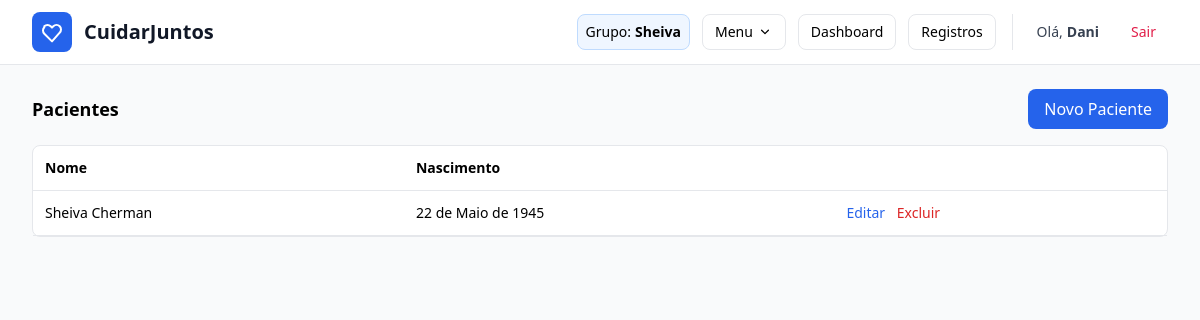
The page /care/patients/ (signed in) on the database its author committed.
### care/models.py (models this page shows, shortened)
class CareGroup(models.Model):
    name = models.CharField("Nome do grupo", max_length=120)
    patient = models.OneToOneField(
        Patient, on_delete=models.CASCADE, related_name="care_group"
    )
    created_by = models.ForeignKey(
        User, on_delete=models.SET_NULL, null=True, blank=True,
        related_name="created_groups"
    )
    created_at = models.DateTimeField(auto_now_add=True)
    join_code_hash = models.CharField("Senha do grupo", max_length=128, blank=True)

class Patient(models.Model):
    name = models.CharField("Nome", max_length=120)
    birth_date = models.DateField("Nascimento", null=True, blank=True)
    notes = models.TextField("Observações / Dados de saúde", blank=True)
    created_by = models.ForeignKey(
        User, on_delete=models.CASCADE, related_name="patients",
        null=True, blank=True, db_index=True
    )
    user = models.OneToOneField(
        User, on_delete=models.SET_NULL, related_name="as_patient",
        null=True, blank=True
    )

### care/views.py (the view)
# urls.py: path("patients/",                PatientList.as_view(),   name="patient-list"),
class PatientList(LoginRequiredMixin, ListView):
    model = Patient
    template_name = "care/patient_list.html"
    context_object_name = "patients"
    def get_queryset(self):
        if self.request.user.is_superuser:
            return Patient.objects.all().order_by("name")
        p = users_patient(self.request.user)
        return Patient.objects.filter(pk=p.pk) if p else Patient.objects.none()

### care/context_processors.py (called while the page is built)
def current_group(request):
    if not request.user.is_authenticated:
        return {"current_group": None, "current_group_membership": None}
    try:
        gm = GroupMembership.objects.select_related("group").get(user=request.user)
        return {"current_group": gm.group, "current_group_membership": gm}
    except GroupMembership.DoesNotExist:
        return {"current_group": None, "current_group_membership": None}

### care/views.py (called while the page is built)
def user_group(user):
    try:
        return user.group_membership
    except GroupMembership.DoesNotExist:
        return None

def users_patient(user):
    gm = user_group(user)
    return gm.group.patient if gm else None

### templates/care/patient_list.html (shortened to what this page needs)
{% extends 'base.html' %}
{% block content %}
<div class="mb-4 flex items-center justify-between">
  <h2 class="text-lg font-semibold">Pacientes</h2>
  <a href="{% url 'care:patient-create' %}" class="bg-blue-600 text-white px-4 py-2 rounded-lg">Novo Paciente</a>
</div>
<div class="bg-white border rounded-lg">
  <table class="w-full text-sm">
    <thead class="text-left border-b">
      <tr><th class="p-3">Nome</th><th class="p-3">Nascimento</th><th class="p-3"></th></tr>
    </thead>
    <tbody>
      {% for p in patients %}
      <tr class="border-b">
        <td class="p-3">{{ p.name }}</td>
        <td class="p-3">{{ p.birth_date|default:"—" }}</td>
        <td class="p-3 space-x-2">
          <a class="text-blue-600" href="{% url 'care:patient-update' p.pk %}">Editar</a>
          <a class="text-red-600" href="{% url 'care:patient-delete' p.pk %}">Excluir</a>
        </td>
      </tr>
      {% empty %}
      <tr><td class="p-3 text-gray-500" colspan="3">Nenhum paciente.</td></tr>
      {% endfor %}
    </tbody>
  </table>
</div>
{% endblock %}

### templates/base.html (shortened to what this page needs)
<!doctype html>
<html lang="pt-br">
<head>
  <script src="https://cdn.tailwindcss.com?plugins=forms"></script>
</head>
<body class="bg-gray-50 min-h-screen">
<header class="bg-white border-b sticky top-0 z-40">
  <div class="max-w-7xl mx-auto px-3 sm:px-6 lg:px-8">
    <div class="h-16 flex items-center gap-4">
      <a href="{% if request.user.is_authenticated %}{% url 'care:dashboard' %}{% else %}{% url 'accounts:login' %}{% endif %}"
         class="flex items-center gap-3">
        <div class="bg-blue-600 p-2 rounded-lg">
          <svg class="w-6 h-6 text-white" fill="none" stroke="currentColor" viewBox="0 0 24 24" aria-hidden="true">
            <path stroke-linecap="round" stroke-linejoin="round" stroke-width="2"
              d="M4.318 6.318a4.5 4.5 0 016.364 0L12 7.636l1.318-1.318a4.5 4.5 0 116.364 6.364L12 21.364l-7.682-7.682a4.5 4.5 0 010-6.364z" />
          </svg>
        </div>
        <div class="leading-tight">
          <h1 class="text-lg sm:text-xl font-bold text-gray-900">CuidarJuntos</h1>
        </div>
      </a>
      <nav class="hidden md:flex items-center gap-2 lg:gap-3 text-sm ml-auto">
        {% if request.user.is_authenticated %}
          {% if current_group %}
            <span class="inline-flex items-center h-9 px-2 rounded-lg bg-blue-50 border border-blue-200">
              Grupo: <strong class="ml-1 whitespace-nowrap">{{ current_group.name }}</strong>
            </span>
            <div class="relative" id="header-group-menu">
              <button id="header-group-menu-btn"
                      class="inline-flex items-center h-9 px-3 rounded-lg border hover:bg-gray-50"
                      type="button">
                Menu
                <svg class="ml-1 w-4 h-4" viewBox="0 0 20 20" fill="currentColor" aria-hidden="true">
                  <path fill-rule="evenodd" d="M5.23 7.21a.75.75 0 011.06.02L10 10.94l3.71-3.71a.75.75 0 111.06 1.06l-4.24 4.24a.75.75 0 01-1.06 0L5.21 8.29a.75.75 0 01.02-1.08z" clip-rule="evenodd" />
                </svg>
              </button>
            </div>
            <a href="{% url 'care:dashboard' %}"
               class="inline-flex items-center h-9 px-3 rounded-lg border hover:bg-gray-50">
              Dashboard
            </a>
            <a href="{% url 'care:record-create' %}"
               class="inline-flex items-center h-9 px-3 rounded-lg border hover:bg-gray-50">
              Registros
            </a>
          {% else %}
            <a href="{% url 'care:choose-group' %}"
               class="inline-flex items-center h-9 px-3 rounded-lg text-blue-600 hover:bg-blue-50">
              Criar/Entrar em grupo
            </a>
          {% endif %}
          <span class="inline-flex items-center h-9 px-2 text-gray-700">
            Olá, <strong class="ml-1">{{ request.user.username }}</strong>
          </span>
          <form method="post" action="{% url 'accounts:logout' %}" class="inline">
            <button type="submit" class="inline-flex items-center h-9 px-3 rounded-lg text-rose-600 hover:bg-rose-50">
              Sair
            </button>
          </form>
        {% else %}
          <a href="{% url 'accounts:login' %}" class="inline-flex items-center h-9 px-3 rounded-lg text-blue-600 hover:bg-blue-50">Entrar</a>
          <a href="{% url 'accounts:register' %}" class="inline-flex items-center h-9 px-3 rounded-lg hover:bg-gray-50">Cadastrar</a>
        {% endif %}
      </nav>
    </div>
  </div>
</header>
<main class="max-w-7xl mx-auto px-3 sm:px-6 lg:px-8 py-6">
  {% block content %}{% endblock %}
</main>
</body>
</html>

### templates/base.html (style rules this page uses)
html, body { overflow-x: hidden; }
img, video, canvas, svg { max-width: 100%; height: auto; }

### rows shown on the page
CareGroup: name "Sheiva"
Patient: name "Sheiva Cherman", birth_date "22 de Maio de 1945"

### other values the page prints
{{ request.user.username }} "Dani"
